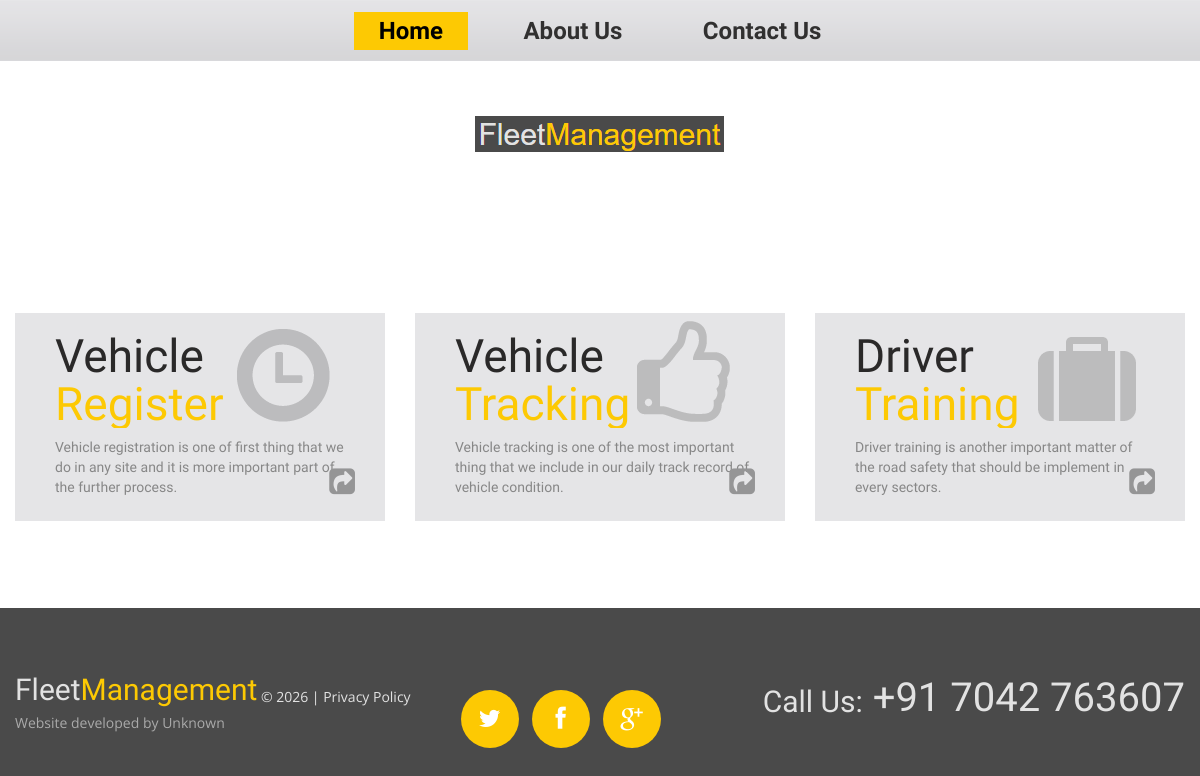
The page / on the database its author committed.
### fleets_management/models.py (models this page shows, shortened)
class Pages(models.Model):
     name = models.CharField(max_length=200)
     description = models.TextField()
     iframe_code = models.CharField(max_length=1000, default='')
     status = models.CharField(max_length=200, choices=[('1', 'Enable'),('0', 'Disable')], default='1')

### fleets_management/views.py (the view)
# urls.py: path('', views.home, name="Home"),
def home(request):
    try:
        home_obj = Pages.objects.get(name='home', status='1');
    except Pages.DoesNotExist:
        home_obj = []
    context = {
        'data': home_obj
    }
    return render(request,"fleets_management/index.html",context);

### fleets_management/templates/fleets_management/index.html (shortened to what this page needs)
{% extends "fleets_management/base.html" %}
{% load static %}
{% block content %}
{% if data %}
{{ data.description|safe }}
{% else %}
<div></div>
{% endif %}
{% endblock content %}

### fleets_management/static/css/style.css (style rules this page uses)
html { width: 100%; }
* { -webkit-text-size-adjust: none; }
body { position: relative; background-color: #4a4a4a; color: #878787; font: 14px/20px 'Open Sans', sans-serif; }
img { max-width: 100%; }
a { text-decoration: none; color: inherit; outline: none; transition: 0.5s ease; -o-transition: 0.5s ease; -webkit-transition: 0.5s ease; }
.wrapper, .extra_wrapper { overflow: hidden; }
.banner { font-family: 'Roboto Condensed', sans-serif; background-color: #e5e5e7; margin: 55px 0 87px; overflow: hidden; position: relative; padding: 0 30px 24px 40px; }
.banner_title { overflow: hidden; padding-top: 19px; color: #2a2929; font-size: 46px; line-height: 48px; margin-bottom: 9px; }
.banner img { position: relative; top: -1px; float: left; margin-right: 17px; }
.banner a { font-size: 30px; float: right; position: relative; margin-top: -10px; color: #959596; }
.color1 { color: #fdc903; }

### fleets_management/static/css/grid.css (style rules this page uses)
body { min-width: 1200px; }
.container_12 { margin-left: auto; margin-right: auto; width: 1200px; }
.grid_1, .grid_2, .grid_3, .grid_4, .grid_5, .grid_6, .grid_7, .grid_8, .grid_9, .grid_10, .grid_11, .grid_12 { display:inline; float: left; position: relative; margin-left: 15px; margin-right: 15px; }
.container_12 .grid_4 { width:370px; }

### rows shown on the page
Pages: description (picture), description "Vehicle Register Vehicle registration is one of first thing that we do in any site and it is more important part of the further process. Vehicle Tracking Vehicle tracking is one of the most important thing that we include in our daily track record of vehicle condition. Driver Training Driver training is another important matter of the road safety that should be implement in every sectors."
